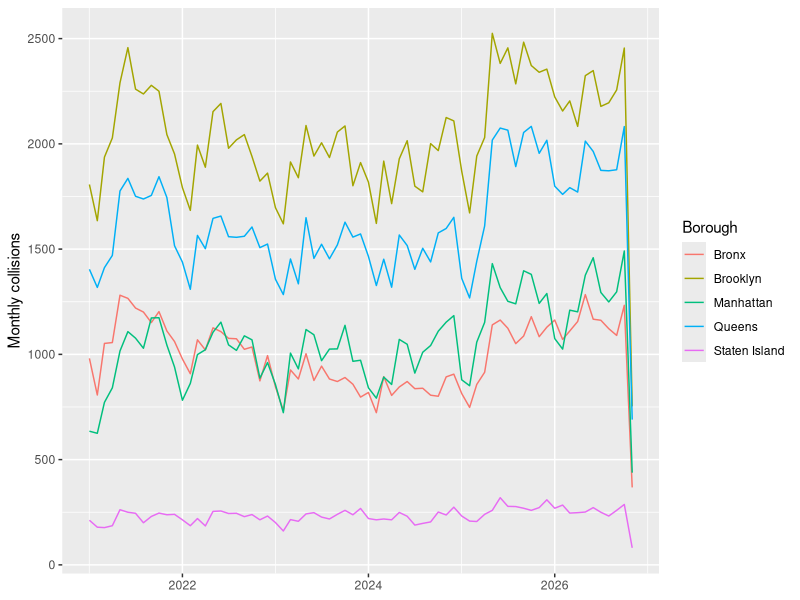

Write the R code that produced this figure.
## ---- chunk 1
#| fig-height: 2.6
library(tidyverse)

read_csv("data/daily_borough_counts.csv", show_col_types = FALSE) |>
  filter(borough != "Unknown") |>
  mutate(month = floor_date(day, "month")) |>
  summarise(crashes = sum(crashes), .by = c(borough, month)) |>
  ggplot(aes(month, crashes, color = borough)) +
  geom_line() +
  labs(x = NULL, y = "Monthly collisions", color = "Borough")
